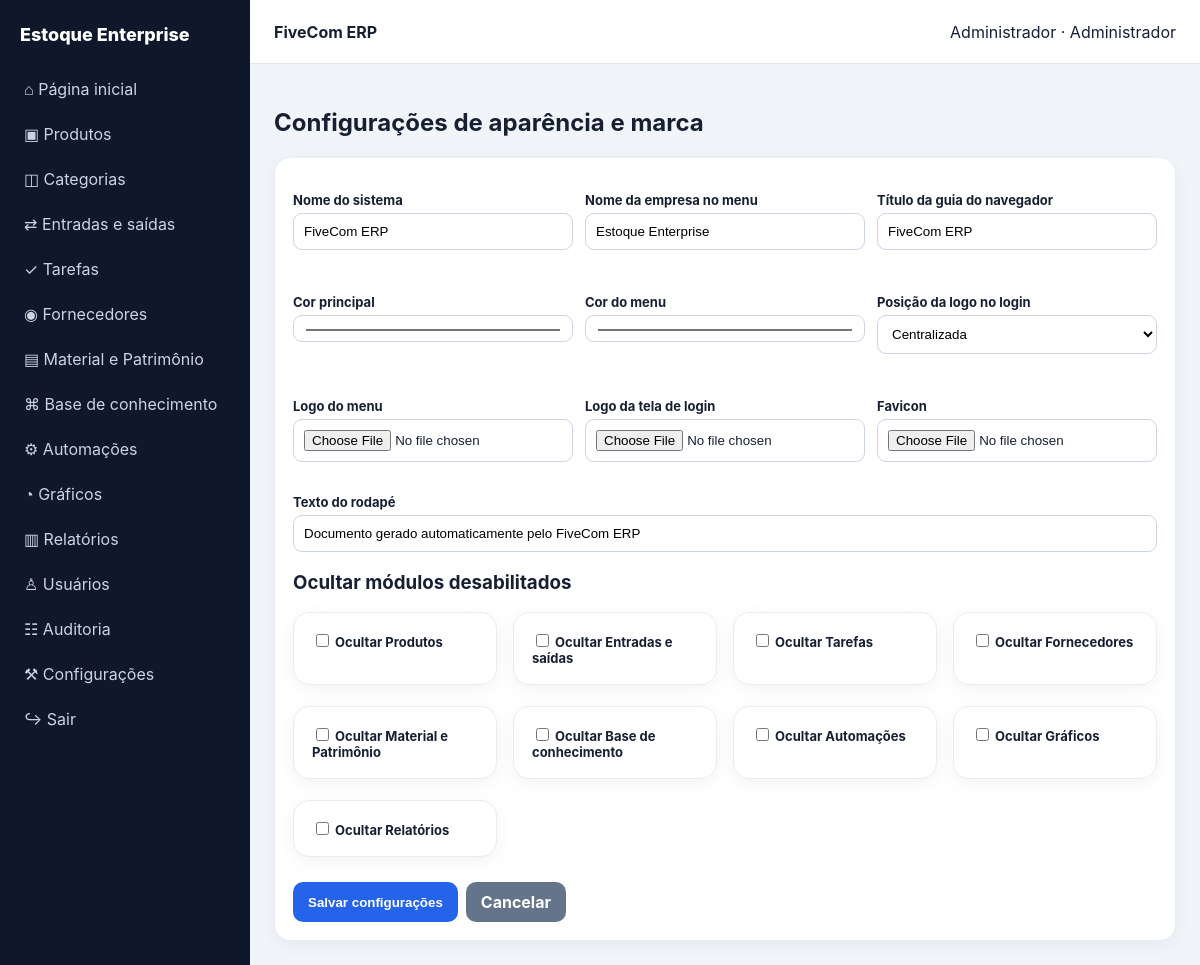
/settings (signed in), run on the app's committed database.
### app.py (models this page shows)
class Setting(db.Model):
 id=db.Column(db.Integer,primary_key=True); system_name=db.Column(db.String(120),default='FiveCom ERP'); company_name=db.Column(db.String(120),default='Estoque Enterprise'); browser_title=db.Column(db.String(120),default='FiveCom ERP'); primary_color=db.Column(db.String(20),default='#2563eb'); secondary_color=db.Column(db.String(20),default='#0f172a'); logo=db.Column(db.String(255)); login_logo=db.Column(db.String(255)); favicon=db.Column(db.String(255)); login_position=db.Column(db.String(20),default='center'); footer=db.Column(db.String(255),default='Documento gerado automaticamente pelo FiveCom ERP'); disabled_modules=db.Column(db.Text,default='')

class User(UserMixin,db.Model):
 id=db.Column(db.Integer,primary_key=True); name=db.Column(db.String(120),nullable=False); username=db.Column(db.String(80),unique=True,nullable=False); password=db.Column(db.String(255),nullable=False); role=db.Column(db.String(30),default='Operador'); active=db.Column(db.Boolean,default=True); permissions=db.Column(db.Text,default='')
 def can(self,m): return self.role=='Administrador' or m in (self.permissions or '').split(',')

### app.py (the view, shortened to what this page needs)
@app.route('/settings',methods=['GET','POST'])
@login_required
def config():
 if current_user.role!='Administrador':return redirect(url_for('home'))
 s=settings()
 return render_template('settings.html',s=s)

### app.py (called while the page is built)
@login.user_loader
def load_user(i): return db.session.get(User,int(i))

def settings():
 s=Setting.query.first()
 if not s:s=Setting();db.session.add(s);db.session.commit()
 return s

@app.context_processor
def ctx():
 s=settings(); return dict(cfg=s,module_enabled=lambda m:m not in (s.disabled_modules or '').split(','),now=datetime.now())

### templates/settings.html
{% extends 'base.html' %}{% block content %}<h1>Configurações de aparência e marca</h1><form class="card" method="post" enctype="multipart/form-data"><div class="form-grid"><p><label>Nome do sistema</label><input name="system_name" value="{{s.system_name}}"></p><p><label>Nome da empresa no menu</label><input name="company_name" value="{{s.company_name}}"></p><p><label>Título da guia do navegador</label><input name="browser_title" value="{{s.browser_title}}"></p><p><label>Cor principal</label><input type="color" name="primary_color" value="{{s.primary_color}}"></p><p><label>Cor do menu</label><input type="color" name="secondary_color" value="{{s.secondary_color}}"></p><p><label>Posição da logo no login</label><select name="login_position"><option value="center" {% if s.login_position=='center' %}selected{% endif %}>Centralizada</option><option value="left" {% if s.login_position=='left' %}selected{% endif %}>Lateral esquerda</option><option value="right" {% if s.login_position=='right' %}selected{% endif %}>Lateral direita</option></select></p><p><label>Logo do menu</label><input type="file" name="logo"></p><p><label>Logo da tela de login</label><input type="file" name="login_logo"></p><p><label>Favicon</label><input type="file" name="favicon"></p></div><p><label>Texto do rodapé</label><input name="footer" value="{{s.footer}}"></p><h3>Ocultar módulos desabilitados</h3><div class="grid">{% for m,l in [('produtos','Produtos'),('movimentacoes','Entradas e saídas'),('tarefas','Tarefas'),('fornecedores','Fornecedores'),('patrimonio','Material e Patrimônio'),('conhecimento','Base de conhecimento'),('automacoes','Automações'),('graficos','Gráficos'),('relatorios','Relatórios')] %}<label class="card"><input style="width:auto" type="checkbox" name="disabled_modules" value="{{m}}" {% if m in (s.disabled_modules or '').split(',') %}checked{% endif %}> Ocultar {{l}}</label>{% endfor %}</div><br><div class="actions"><button class="btn">Salvar configurações</button><a class="btn secondary" href="{{url_for('home')}}">Cancelar</a></div></form>{% endblock %}

### templates/base.html (shortened to what this page needs)
<!doctype html><html lang="pt-BR"><head><link rel="stylesheet" href="{{url_for('static',filename='style.css')}}"></head><body><aside class="sidebar" id="side"><div class="brand"><span>{{cfg.company_name}}</span></div><nav class="nav"><a href="{{url_for('home')}}">⌂ Página inicial</a>{% if module_enabled('produtos') and current_user.can('produtos') %}<a href="{{url_for('products')}}">▣ Produtos</a><a href="{{url_for('categories')}}">◫ Categorias</a>{% endif %}{% if module_enabled('movimentacoes') %}<a href="{{url_for('movements')}}">⇄ Entradas e saídas</a>{% endif %}{% if module_enabled('tarefas') %}<a href="{{url_for('tasks')}}">✓ Tarefas</a>{% endif %}{% if module_enabled('fornecedores') %}<a href="{{url_for('suppliers')}}">◉ Fornecedores</a>{% endif %}{% if module_enabled('patrimonio') %}<a href="{{url_for('assets')}}">▤ Material e Patrimônio</a>{% endif %}{% if module_enabled('conhecimento') %}<a href="{{url_for('knowledge')}}">⌘ Base de conhecimento</a>{% endif %}{% if module_enabled('automacoes') %}<a href="{{url_for('automations')}}">⚙ Automações</a>{% endif %}{% if module_enabled('graficos') %}<a href="{{url_for('charts')}}">◔ Gráficos</a>{% endif %}{% if module_enabled('relatorios') %}<a href="{{url_for('reports')}}">▥ Relatórios</a>{% endif %}{% if current_user.role=='Administrador' %}<a href="{{url_for('users')}}">♙ Usuários</a><a href="{{url_for('audits')}}">☷ Auditoria</a><a href="{{url_for('config')}}">⚒ Configurações</a>{% endif %}<a href="{{url_for('logout')}}">↪ Sair</a></nav></aside><main class="main"><header class="top"><strong>{{cfg.system_name}}</strong><span>{{current_user.name}} · {{current_user.role}}</span></header><section class="content">{% block content %}{% endblock %}</section></main></body></html>

### static/style.css (style rules this page uses)
:root { --primary:#2563eb;--secondary:#0f172a }
* { box-sizing:border-box }
body { margin:0;font-family:Inter,system-ui,Arial;background:#f1f5f9;color:#172033 }
a { text-decoration:none;color:inherit }
.sidebar { position:fixed;inset:0 auto 0 0;width:250px;background:var(--secondary);color:#fff;padding:18px 12px;overflow:auto }
.brand { display:flex;align-items:center;gap:10px;font-weight:800;font-size:18px;padding:6px 8px 20px }
.nav a { display:block;padding:11px 12px;border-radius:10px;margin:3px 0;color:#cbd5e1 }
.main { margin-left:250px;min-height:100vh }
.top { height:64px;background:#fff;display:flex;align-items:center;justify-content:space-between;padding:0 24px;border-bottom:1px solid #e2e8f0;position:sticky;top:0;z-index:5 }
.content { padding:24px;max-width:1500px;margin:auto }
.grid { display:grid;grid-template-columns:repeat(4,1fr);gap:16px }
.card { background:#fff;border-radius:16px;padding:18px;box-shadow:0 4px 18px #0f172a0d;border:1px solid #e8edf3 }
.btn { background:var(--primary);color:#fff;border:0;padding:10px 15px;border-radius:10px;cursor:pointer;font-weight:650 }
.btn.secondary { background:#64748b }
.actions { display:flex;gap:8px;flex-wrap:wrap }
.form-grid { display:grid;grid-template-columns:repeat(3,1fr);gap:12px }
label { font-size:13px;font-weight:700;display:block;margin-bottom:5px }
input,select,textarea { width:100%;padding:10px;border:1px solid #cbd5e1;border-radius:9px;background:#fff }

### data on the page
Setting: company_name "Estoque Enterprise", system_name "FiveCom ERP", browser_title "FiveCom ERP", primary_color "#2563eb", secondary_color "#0f172a", login_position "Centralizada", footer "Documento gerado automaticamente pelo FiveCom ERP"
User: name "Administrador", role "Administrador"

### other printed values
{{ l }} "Produtos" "Entradas e saídas" "Tarefas" "Fornecedores" "Material e Patrimônio" "Base de conhecimento" "Automações" "Gráficos" "Relatórios"
